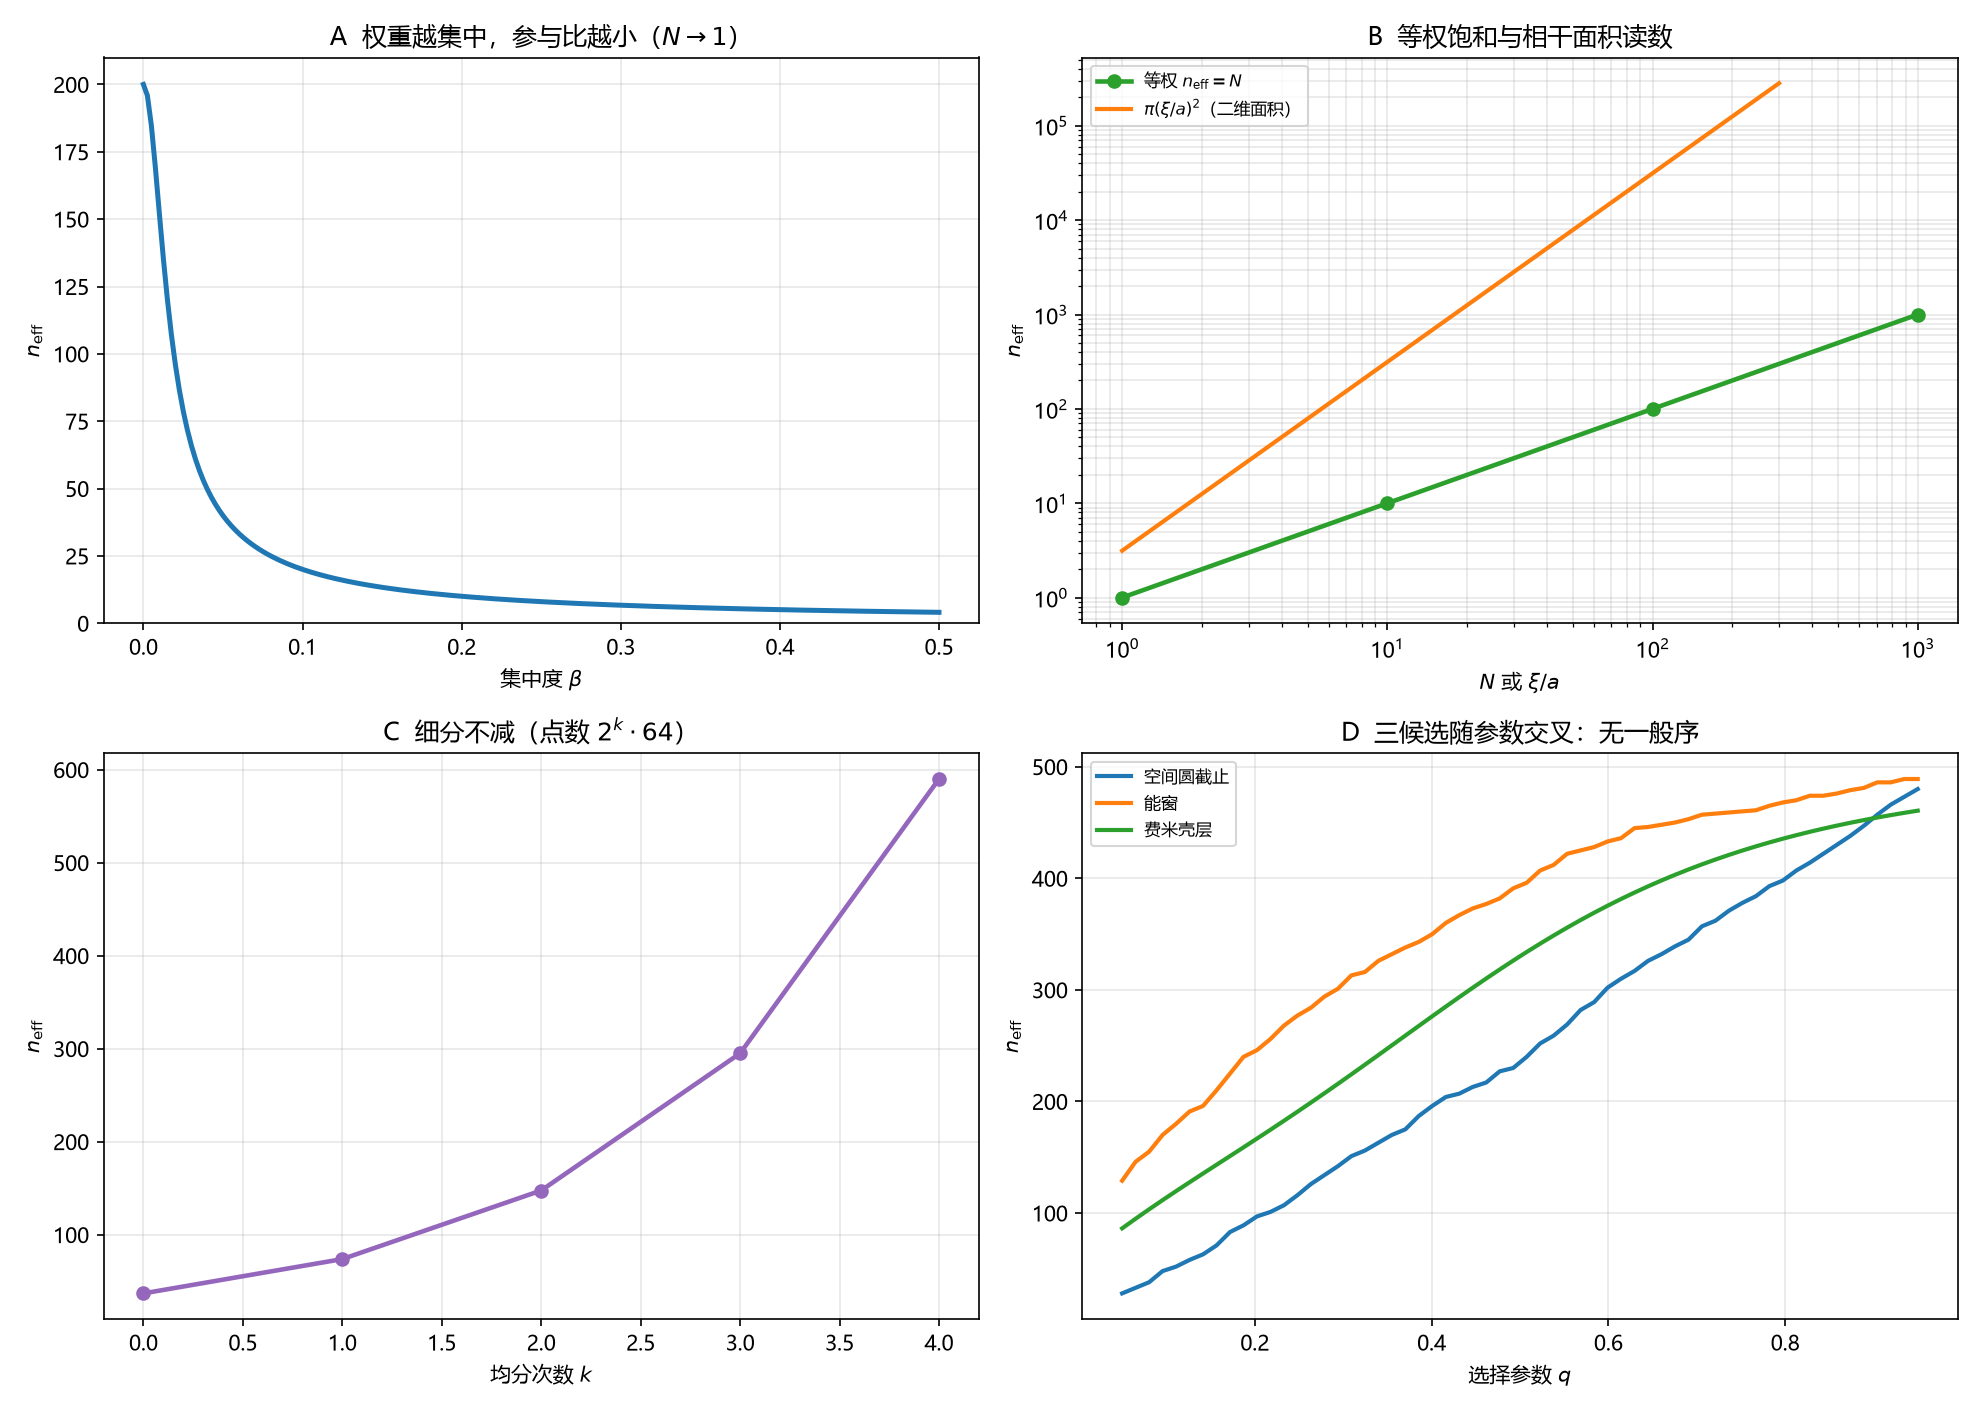

This chart was generated by the following Python code:
# -*- coding: utf-8 -*-
"""
环 16／临-21 有效点数的参与比数值核对。

1. 指数衰减权重 w_i ∝ exp(-beta*i) 的 n_eff 从 N 降到 1；
2. 等权饱和 n_eff = N 与二维 pi*(xi/a)^2 读数；
3. 细分不减：逐次均分权重，n_eff 单调升；
4. 三候选（空间/能窗/壳层）随选择参数扫描出现交叉——无一般序。

由 (21.1)(21.2) 直接计算，无拟合。
"""

import csv
import os

import numpy as np
import matplotlib
matplotlib.use("Agg")
import matplotlib.pyplot as plt

plt.rcParams["font.sans-serif"] = ["Microsoft YaHei", "SimHei", "DejaVu Sans"]
plt.rcParams["axes.unicode_minus"] = False

HERE = os.path.dirname(os.path.abspath(__file__))
OUT_PNG = os.path.join(HERE, "环16_临21_有效点数参与比.png")
OUT_CSV = os.path.join(HERE, "环16_临21_有效点数参与比.csv")


def n_eff(w):
    """参与比 1/sum p_i^2。"""
    w = np.asarray(w, dtype=float)
    s = w.sum()
    if s <= 0:
        return 0.0
    p = w / s
    return 1.0 / np.sum(p ** 2)


def main():
    rows = []
    rng = np.random.default_rng(20261122)

    # A 集中度扫描：指数衰减权重
    N = 200
    idx = np.arange(N)
    print("A 集中度扫描（指数权重）")
    betas = np.linspace(0, 0.5, 200)
    ne_beta = [n_eff(np.exp(-b * idx)) for b in betas]
    for b, v in zip([0, 0.05, 0.2, 0.5], [n_eff(np.exp(-bb * idx)) for bb in [0, 0.05, 0.2, 0.5]]):
        print(f"  beta={b:.2f}: n_eff={v:.4f}")
        rows.append(("concentration", b, v, N, np.nan))

    # B 等权饱和与二维相干面积
    print("\nB 等权饱和")
    for n in (1, 10, 100, 1000):
        v = n_eff(np.ones(n))
        print(f"  N={n}: n_eff={v:.1f}（应 = N）")
        rows.append(("uniform", n, v, n, np.nan))
    xia = np.linspace(1, 300, 200)
    area = np.pi * xia ** 2  # 二维相干面积读数 pi*(xi/a)^2
    for x in (33, 100, 300):
        rows.append(("coherent_area", x, np.pi * x ** 2, np.nan, np.nan))

    # C 细分不减
    print("\nC 细分不减")
    w0 = np.exp(-0.05 * np.arange(64))
    cur = w0.copy()
    vals = [n_eff(cur)]
    for k in range(1, 5):
        cur = np.repeat(cur / 2, 2)  # 每个权重均分两份
        vals.append(n_eff(cur))
    for k, v in enumerate(vals):
        print(f"  细分 {k} 次: 点数={2**k * 64}, n_eff={v:.4f}")
        rows.append(("split", k, v, 2 ** k * 64, np.nan))

    # D 三候选交叉：同一组随机点，三种权重筛选
    print("\nD 三候选无一般序")
    pts_r = rng.uniform(0, 1, 500)
    pts_e = rng.normal(0, 0.2, 500)
    theta = rng.uniform(0, 2 * np.pi, 500)
    params = np.linspace(0.05, 0.95, 60)  # 选择参数（半径/能量窗/角宽的比例）
    n_space, n_energy, n_shell = [], [], []
    for q in params:
        ws = (pts_r < q).astype(float)                  # 空间圆截止
        we = (np.abs(pts_e) < 0.05 + 0.4 * q).astype(float)  # 能窗
        wk = np.exp(-((theta - np.pi) ** 2) / (2 * (0.2 + 2 * q) ** 2))  # 费米壳层角权重
        n_space.append(n_eff(ws))
        n_energy.append(n_eff(we))
        n_shell.append(n_eff(wk))
    for q, a, b, c in zip(params[::15], n_space[::15], n_energy[::15], n_shell[::15]):
        print(f"  q={q:.2f}: 空间={a:.1f}, 能窗={b:.1f}, 壳层={c:.1f}")
        rows.append(("candidates", q, a, b, c))
    # 是否存在交叉（相对次序改变）
    order = np.argsort(np.argsort(np.array([n_space, n_energy, n_shell]), axis=0), axis=0)
    crossings = int(np.sum(np.abs(np.diff(order, axis=1)) > 0))
    print(f"  三候选相对次序交叉次数: {crossings}（>0 即无一般序）")

    with open(OUT_CSV, "w", newline="", encoding="utf-8-sig") as fh:
        wr = csv.writer(fh)
        wr.writerow(["kind", "x", "y", "y_ref", "extra"])
        wr.writerows(rows)

    fig, ax = plt.subplots(2, 2, figsize=(13.2, 9.4))

    ax[0, 0].plot(betas, ne_beta, lw=2.4, color="tab:blue")
    ax[0, 0].set_xlabel(r"集中度 $\beta$")
    ax[0, 0].set_ylabel(r"$n_{\rm eff}$")
    ax[0, 0].set_title(r"A  权重越集中，参与比越小（$N\to1$）")
    ax[0, 0].set_ylim(0, N * 1.05)
    ax[0, 0].grid(alpha=0.3)

    ax[0, 1].plot([1, 10, 100, 1000], [1, 10, 100, 1000], "o-", lw=2.2,
                  color="tab:green", label=r"等权 $n_{\rm eff}=N$")
    ax[0, 1].plot(xia, area, lw=2.0, color="tab:orange",
                  label=r"$\pi(\xi/a)^2$（二维面积）")
    ax[0, 1].set_xscale("log")
    ax[0, 1].set_yscale("log")
    ax[0, 1].set_xlabel(r"$N$ 或 $\xi/a$")
    ax[0, 1].set_ylabel(r"$n_{\rm eff}$")
    ax[0, 1].set_title("B  等权饱和与相干面积读数")
    ax[0, 1].legend(fontsize=8)
    ax[0, 1].grid(alpha=0.3, which="both")

    ks = np.arange(len(vals))
    ax[1, 0].plot(ks, vals, "o-", lw=2.2, color="tab:purple")
    ax[1, 0].set_xlabel("均分次数 $k$")
    ax[1, 0].set_ylabel(r"$n_{\rm eff}$")
    ax[1, 0].set_title(r"C  细分不减（点数 $2^k\cdot64$）")
    ax[1, 0].grid(alpha=0.3)

    ax[1, 1].plot(params, n_space, lw=2.0, label="空间圆截止")
    ax[1, 1].plot(params, n_energy, lw=2.0, label="能窗")
    ax[1, 1].plot(params, n_shell, lw=2.0, label="费米壳层")
    ax[1, 1].set_xlabel("选择参数 $q$")
    ax[1, 1].set_ylabel(r"$n_{\rm eff}$")
    ax[1, 1].set_title("D  三候选随参数交叉：无一般序")
    ax[1, 1].legend(fontsize=8)
    ax[1, 1].grid(alpha=0.3)

    fig.tight_layout()
    fig.savefig(OUT_PNG, dpi=150)
    plt.close(fig)
    print("\nsaved:", OUT_PNG)
    print("saved:", OUT_CSV)


if __name__ == "__main__":
    main()
